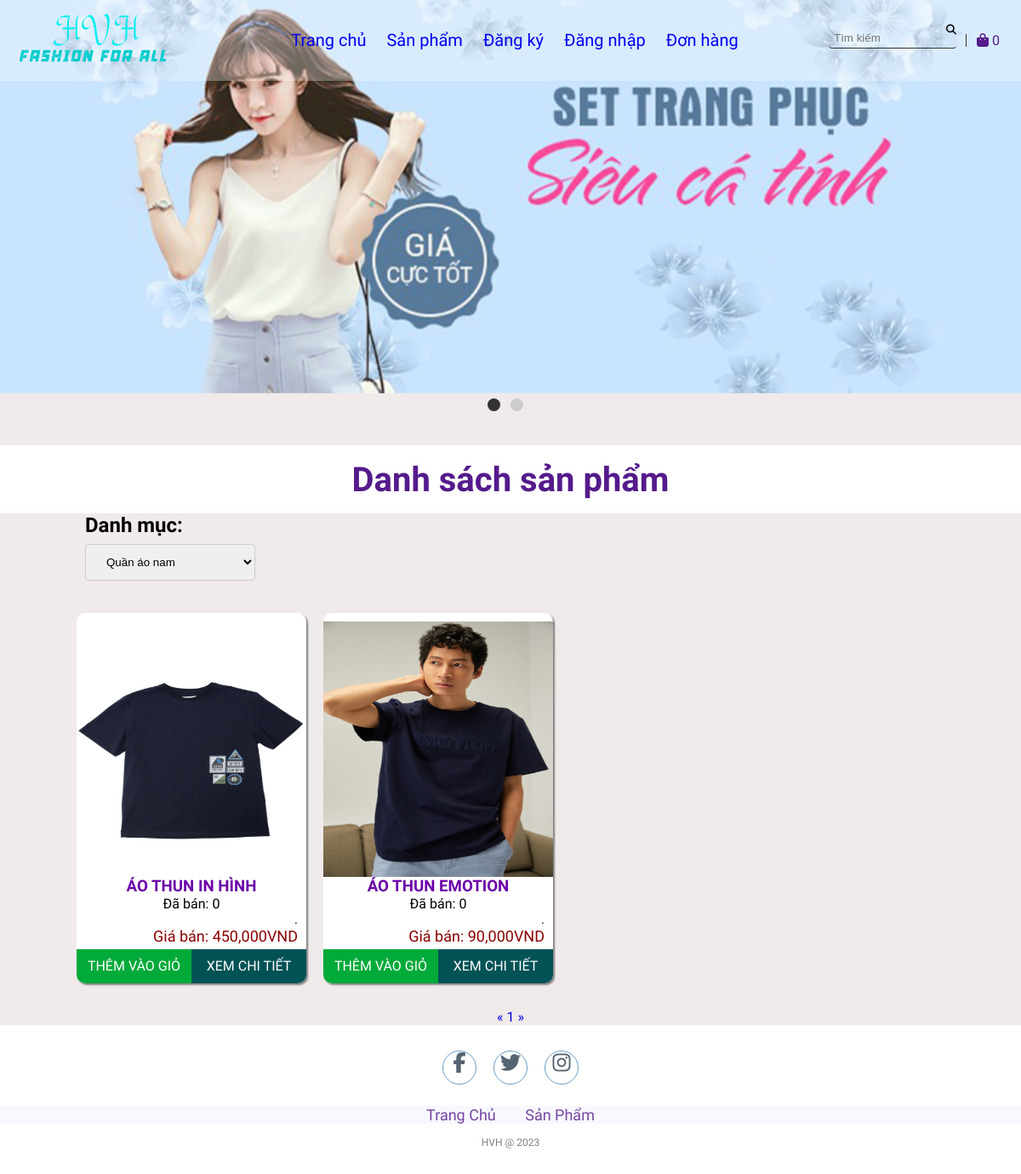
The app's page /productList.php with its own data.
### tables this page shows
CREATE TABLE `products` (
  `id` int(11) NOT NULL,
  `name` varchar(255) NOT NULL,
  `originalPrice` decimal(10,0) NOT NULL,
  `promotionPrice` decimal(10,0) NOT NULL,
  `image` varchar(50) NOT NULL,
  `createdBy` int(11) NOT NULL,
  `createdDate` date NOT NULL,
  `cateId` int(11) NOT NULL,
  `qty` int(11) NOT NULL,
  `des` varchar(1000) NOT NULL,
  `status` tinyint(1) NOT NULL,
  `soldCount` int(11) NOT NULL
);

### lib/database.php (called while the page is built, shortened)
<?php
class Database extends PDO
{
  public $host   = DB_HOST;
  public $user   = DB_USER;
  public $pass   = DB_PASS;
  public $dbname = DB_NAME;
  public $link;
  private function connectDB()
  {
    $this->link = new mysqli(
      $this->host,
      $this->user,
      $this->pass,
      $this->dbname
    );
  }
  public function select($query)
  {
    $result = $this->link->query($query);
    if ($result->num_rows > 0) {
      return $result;
    } else {
      return false;
    }
  }
}

### lib/session.php (called while the page is built, shortened)
<?php
class Session
{
   public static function get($key)
   {
      if (isset($_SESSION[$key])) {
         return $_SESSION[$key];
      } else {
         return false;
      }
   }
}

### classes/cart.php (called while the page is built, shortened)
<?php
$filepath = realpath(dirname(__FILE__));
include_once($filepath . '/../lib/database.php');
include_once($filepath . '/../lib/session.php');
include_once($filepath . '/../classes/product.php');
?>
<?php
class cart
{
    private $db;
    public function __construct()
    {
        $this->db = new Database();
    }
    public function getTotalQtyByUserId()
    {
        $userId = Session::get('userId');
        $query = "SELECT SUM(qty) as total FROM cart WHERE userId = '$userId' ";
        $mysqli_result = $this->db->select($query);
        if ($mysqli_result) {
            $result = mysqli_fetch_all($this->db->select($query), MYSQLI_ASSOC)[0];
            return $result;
        }
        return false;
    }
}
?>

### classes/categories.php (called while the page is built, shortened)
<?php
$filepath = realpath(dirname(__FILE__));
include_once($filepath . '/../lib/database.php');
include_once($filepath . '/../lib/session.php');
?>
<?php
class categories
{
    private $db;
    public function __construct()
    {
        $this->db = new Database();
    }
    public function getAll()
    {
        $query = "SELECT * FROM categories WHERE status = 1";
        $result_mysqli = $this->db->select($query);
        if ($result_mysqli) {
            $result = mysqli_fetch_all($result_mysqli, MYSQLI_ASSOC);
            return $result;
        }
        return false;
    }
}
?>

### classes/product.php (called while the page is built, shortened)
<?php
$filepath = realpath(dirname(__FILE__));
include_once($filepath . '/../lib/database.php');
include_once($filepath . '/../lib/session.php');
?>
<?php
class product
{
    private $db;
    public function __construct()
    {
        $this->db = new Database();
    }
    public function getCountPagingClient($cateId, $row = 8)
    {
        $query = "SELECT COUNT(*) FROM products WHERE cateId = $cateId";
        $mysqli_result = $this->db->select($query);
        if ($mysqli_result) {
            $totalrow = intval((mysqli_fetch_all($mysqli_result, MYSQLI_ASSOC)[0])['COUNT(*)']);
            $result = ceil($totalrow / $row);
            return $result;
        }
        return false;
    }
    public function getProductsByCateId($page = 1, $cateId, $total = 8)
    {
        $tmp = ($page - 1) * $total;
        $query =
            "SELECT *
			 FROM products
			 WHERE status = 1 AND cateId = $cateId
             LIMIT $tmp,$total";
        $mysqli_result = $this->db->select($query);
        if ($mysqli_result) {
            $result = mysqli_fetch_all($mysqli_result, MYSQLI_ASSOC);
            return $result;
        }
        return false;
    }
}
?>

### productList.php (the view, shortened to what this page needs)
<?php
include_once 'lib/session.php';
include_once 'classes/product.php';
include_once 'classes/categories.php';
include_once 'classes/cart.php';
$cart = new cart();
$totalQty = $cart->getTotalQtyByUserId();
$product = new product();
$list = $product->getProductsByCateId((isset($_GET['page']) ? $_GET['page'] : 1), (isset($_GET['cateId']) ? $_GET['cateId'] : 2));
$pageCount = $product->getCountPagingClient((isset($_GET['cateId']) ? $_GET['cateId'] : 2));
$categories = new categories();
$categoriesList = $categories->getAll();
?>
<!DOCTYPE html>
<html lang="en">
<head>
    <link rel="stylesheet" href="css/style.css">
    <link rel="stylesheet" href="https://cdnjs.cloudflare.com/ajax/libs/font-awesome/5.15.4/css/all.min.css">
</head>
<body>
    <section class="top">
        <div class="top-container">
            <div class="row">
                <div class="top-logo"><img src="images/logo.png" alt="" width="200px" height="auto"></div>
                <div class="menu">
                <li><a href="index.php">Trang chủ</a></li>
                <li><a href="productList.php">Sản phẩm</a></li>
            <?php
            if (isset($_SESSION['user']) && $_SESSION['user']) { ?>
                <li><a href="logout.php" id="signin">Đăng xuất</a></li>
            <?php } else { ?>
                <li><a href="register.php" id="signup">Đăng ký</a></li>
                <li><a href="login.php" id="signin">Đăng nhập</a></li>
            <?php } ?>
            <li><a href="order.php" id="order">Đơn hàng</a></li>
                </div>
                <div class="top-menu-icons">
                    <ul>
                        <li>
                            <form action="search.php" method="GET">
                                <input id="input_Search" name="search" type="text" placeholder="Tìm kiếm">
                            <i class="fas fa-search"></i>
                            </form>
                        </li>
                    <li>
                <a href="checkout.php">
                    <i class="fa fa-shopping-bag" style="color: #551A8B;"></i>
                    <span style="color: #551A8B;" class="sumItem">
                        <?= ($totalQty['total']) ? $totalQty['total'] : "0" ?>
                    </span>
                </a>
            </li>
                    </ul>
                </div>
            </div>
        </div>
    </section>
    <section class="sliders">
        <div class="aspect-ratio-169">
            <img src="images/banner2.jpg" alt="">
        </div>
        <div class="dot-container">
                <div class="dot active"></div>
                <div class="dot"></div>
        </div>
    </section>
    <div class="featuredProducts">
        <h1>Danh sách sản phẩm</h1>
    </div>
    <div class="category">
        <h2>Danh mục:</h2>
        <select onchange="location = this.value;">
            <?php
            foreach ($categoriesList as $key => $value) {
                if ($value['id'] == $_GET['cateId']) { ?>
                    <option selected value="productList.php?cateId=<?= $value['id'] ?>"><?= $value['name'] ?></option>
                <?php } else { ?>
                    <option value="productList.php?cateId=<?= $value['id'] ?>"><?= $value['name'] ?></option>
                <?php } ?>
            <?php }
            ?>
        </select>
    </div>
    <div class="container">
        <?php if ($list) {
            foreach ($list as $key => $value) { ?>
                <div class="card">
                    <div class="imgBx">
                        <a href="detail.php?id=<?= $value['id'] ?>"><img src="admin/uploads/<?= $value['image'] ?>" alt=""></a>
                    </div>
                    <div class="content">
                        <div class="productName">
                            <a href="detail.php?id=<?= $value['id'] ?>">
                                <h3><?= $value['name'] ?></h3>
                            </a>
                        </div>
                        <div>
                            Đã bán: <?= $value['soldCount'] ?>
                        </div>
                        <div class="original-price">
                            <?php
                            if ($value['promotionPrice'] < $value['originalPrice']) { ?>
                                Giá gốc: <del><?= number_format($value['originalPrice'], 0, '', ',') ?>VND</del>
                            <?php } else { ?>
                                <p>.</p>
                            <?php } ?>
                        </div>
                        <div class="price">
                            Giá bán: <?= number_format($value['promotionPrice'], 0, '', ',') ?>VND
                        </div>
                        <div class="action">
                            <a class="add-cart" href="add_cart.php?id=<?= $value['id'] ?>">Thêm vào giỏ</a>
                            <a class="detail" href="detail.php?id=<?= $value['id'] ?>">Xem chi tiết</a>
                        </div>
                    </div>
                </div>
            <?php }
        } else { ?>
            <h3>Không có sản phẩm nào...</h3>
        <?php  }
        ?>
    </div>
    <div class="pagination">
        <a href="productList.php?page=<?= (isset($_GET['page'])) ? (($_GET['page'] <= 1) ? 1 : $_GET['page'] - 1) : 1 ?>&cateId=<?= (isset($_GET['cateId'])) ? $_GET['cateId'] : 2 ?>">&laquo;</a>
        <?php
        for ($i = 1; $i <= $pageCount; $i++) {
            if (isset($_GET['page'])) {
                if ($i == $_GET['page']) { ?>
                    <a class="active" href="productList.php?page=<?= $i ?>&cateId=<?= (isset($_GET['cateId'])) ? $_GET['cateId'] : 2 ?>"><?= $i ?></a>
                <?php } else { ?>
                    <a href="productList.php?page=<?= $i ?>&cateId=<?= (isset($_GET['cateId'])) ? $_GET['cateId'] : 2 ?>"><?= $i ?></a>
                <?php  }
            } else { ?>
                <a href="productList.php?page=<?= $i ?>&cateId=<?= (isset($_GET['cateId'])) ? $_GET['cateId'] : 2 ?>"><?= $i ?></a>
            <?php  } ?>
        <?php }
        ?>
        <a href="productList.php?page=<?= (isset($_GET['page'])) ? $_GET['page'] + 1 : 2 ?>&cateId=<?= (isset($_GET['cateId'])) ? $_GET['cateId'] : 2 ?>">&raquo;</a>
    </div>
    <footer>
        <div class="social">
            <a href="#"><i class="fa fa-facebook" aria-hidden="true"></i></a>
            <a href="#"><i class="fa fa-twitter" aria-hidden="true"></i></a>
            <a href="#"><i class="fa fa-instagram" aria-hidden="true"></i></a>
        </div>
        <ul class="list">
            <li>
                <a href="./">Trang Chủ</a>
            </li>
            <li>
                <a href="productList.php">Sản Phẩm</a>
            </li>
        </ul>
        <p class="copyright">HVH @ 2023</p>
    </footer>
</body>
</html>

### records on screen
products: image (picture), name "ÁO THUN IN HÌNH", soldCount "0", promotionPrice "450,000"
products: image (picture), name "ÁO THUN EMOTION", soldCount "0", promotionPrice "90,000"

### other values on screen
form field value "Quần áo nam"
